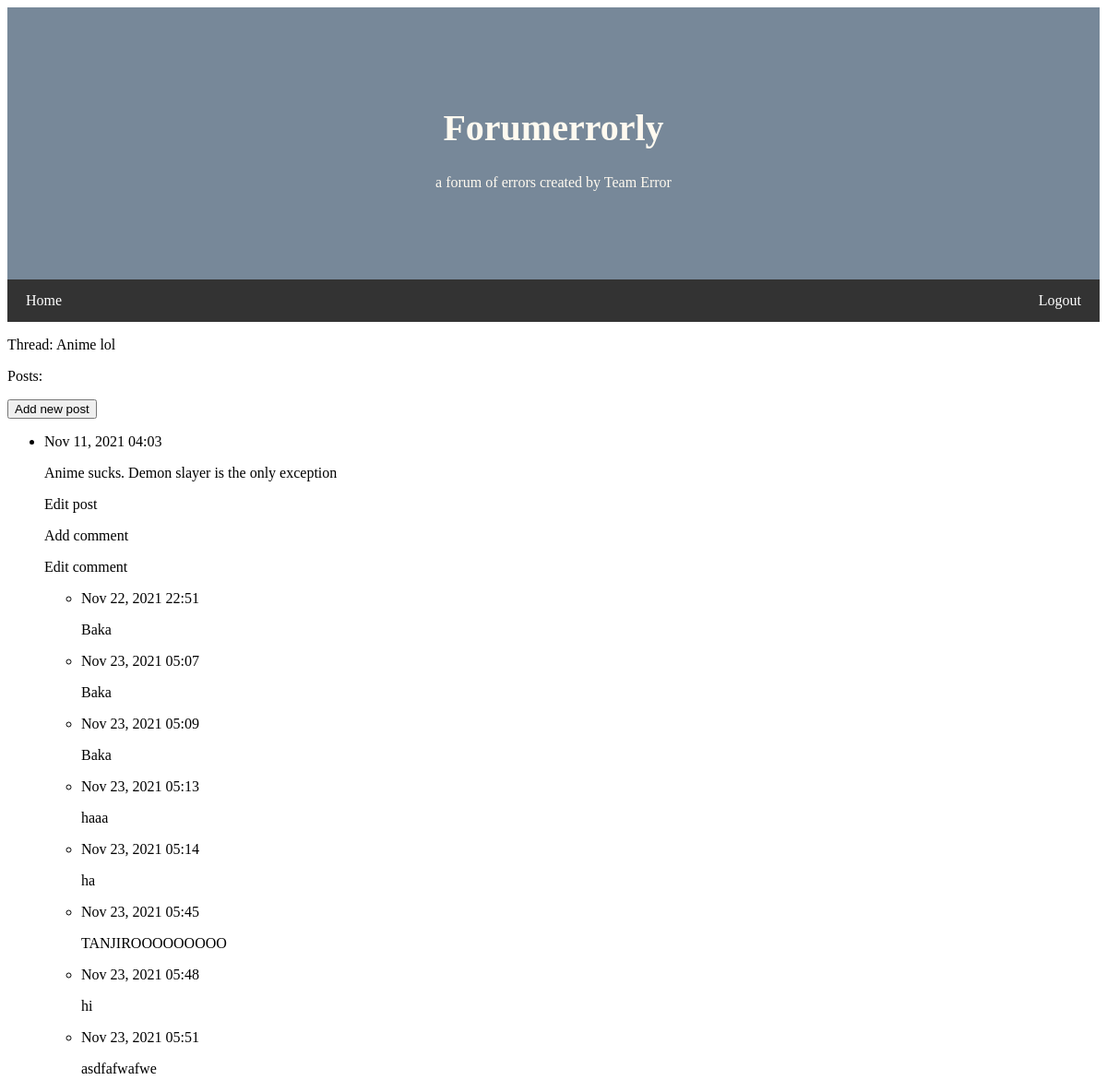
The app's page /threads/4/, older data.
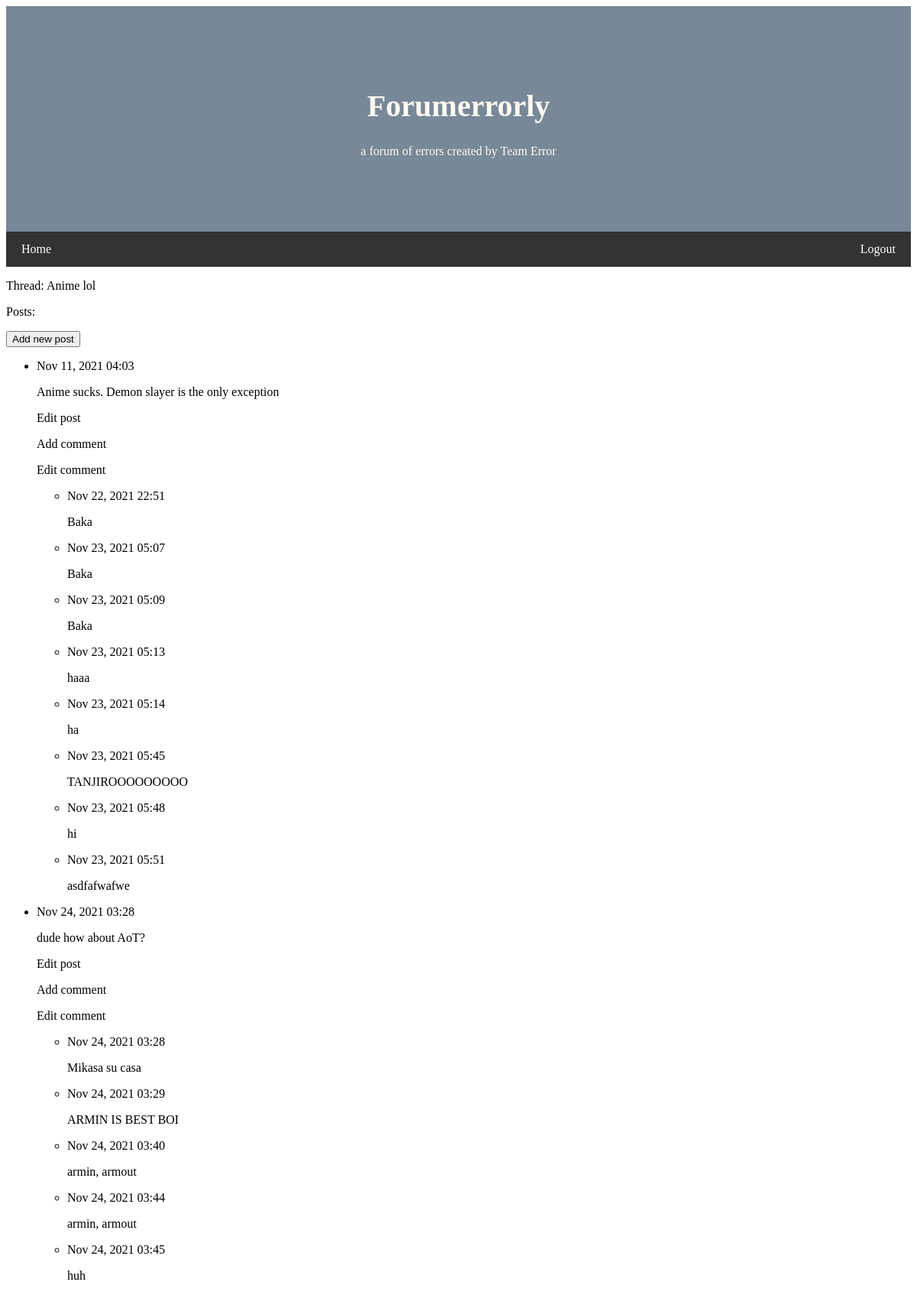
The same page, newer data.
### fe_app/models.py (models this page shows, shortened)
class Thread(models.Model):
    text = models.CharField(max_length=200)                 # can add more fields here later! check Django Model Field Ref
    date_added = models.DateTimeField(auto_now_add=True)
    def __str__(self):
        return self.text

class Post(models.Model):
    thread = models.ForeignKey(Thread, on_delete=models.CASCADE)  # connects post to thread, deletes entire thread
    text = models.TextField()   # no char limit for posts
    date_added = models.DateTimeField(auto_now_add=True)    # shows timestamp for post
    """ May not need this!
    class Meta:
        # Extra information for managing Post model.
    """

class Comment(models.Model):
    post = models.ForeignKey(Post, on_delete=models.CASCADE) # connects comment to post, deletes all comments
    text = models.TextField() # no char limit for comments
    date_added = models.DateTimeField(auto_now_add=True) # shows timestamp for comment

### fe_app/views.py (the view)
# urls.py: path('threads/<int:thread_id>/', views.thread, name='thread'),  # page for a single thread
def thread(request, thread_id):
    thread = Thread.objects.get(id=thread_id)
    posts = thread.post_set.order_by('date_added')  # get all posts under thread (oldest on top)
    context = {'thread': thread, 'posts': posts}
    return render(request, 'fe_app/thread.html', context)

### fe_app/templates/fe_app/thread.html (shortened to what this page needs)
{% extends "fe_app/base.html" %}
{% block content %}
<!DOCTYPE html>
<html>
<head>
    <p>Thread: {{ thread }}</p>
    <p>Posts:</p>
    <p>
        <button><a href="{% url 'fe_app:new_post' thread.id %}">Add new post</a></button>
    </p>
    <ul>
    {% for post in posts %}
        <li>
            <p>{{ post.date_added|date:'M d, Y H:i' }}</p>
            <p>{{ post.text|linebreaks }}</p>
            <p>
                <a href="{% url 'fe_app:edit_post' post.id %}">Edit post</a>
            </p>
            <p>
                <a href="{% url 'fe_app:new_comment' post.id %}">Add comment</a>
            </p>
            <p>
                <a href="{% url 'fe_app:edit_comment' post.id %}">Edit comment</a>
            </p>
            <ul>
            {% for comment in post.comment_set.all %}
                <li>
                    <p>{{ comment.date_added|date:'M d, Y H:i' }}</p>
                    <p>{{ comment.text|linebreaks }}</p>
                </li>
            {% endfor %}
            </ul>
        </li>
    {% empty %}
        <li>No posts for this thread have been created yet. Make a post!</li>
    {% endfor %}
    </ul>
</head>
</html>
{% endblock content %}

### fe_app/templates/fe_app/base.html (shortened to what this page needs)
<html lang="en">
<head>
</head>
<body>
    <div class = "header">
        <h1>Forumerrorly</h1>
        <p>a forum of errors created by Team Error</p>
    </div>
    <div class="navbar">
          <a href="{% url 'fe_app:threads' %}">Home</a>
          <a href="{% url 'users:login' %}" class="right">Logout</a>
    </div>
</body>
</html>
{% block content %}{% endblock content %}

### fe_app/templates/fe_app/base.html (style rules this page uses)
body { font-family: Corsiva; }
.header { padding : 80px; text-align: center; background: #778899; color: #FFFAF0; }
.header h1 { font-size: 40px; }
.navbar { overflow: hidden; background-color: #333; }
.navbar a { float: left; display: block; color: white; text-align: center; padding: 14px 20px; text-decoration: none; }
.navbar a.right { float: right; }

### fe_app/templates/fe_app/thread.html (style rules this page uses)
a { text-decoration: none; color : inherit }

Row changes from the older to the newer data that the page shows:
added Post: date_added "Nov 24, 2021 03:28", text "dude how about AoT?"
added Comment: date_added "Nov 24, 2021 03:28", text "Mikasa su casa"
added Comment: date_added "Nov 24, 2021 03:29", text "ARMIN IS BEST BOI", shown under "Nov 24, 2021 03:28"
added Comment: date_added "Nov 24, 2021 03:40", text "armin, armout", shown under "Nov 24, 2021 03:28"
added Comment: date_added "Nov 24, 2021 03:44", text "armin, armout", shown under "Nov 24, 2021 03:28"
added Comment: date_added "Nov 24, 2021 03:45", text "huh", shown under "Nov 24, 2021 03:28"
